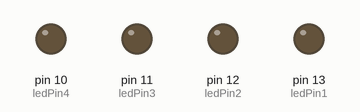
Recording of a sketch running on a simulated Arduino Uno, built with avr-gcc and run on an emulated ATmega328P. Shown: output pins drawn as LEDs (lit = HIGH). What the sketch prints to the serial monitor is not drawn.

Above: at 0.05 s.
At 0.75 s:
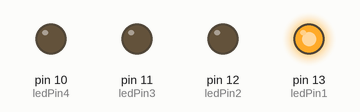
At 1.46 s:
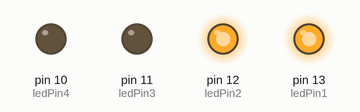
At 2.17 s:
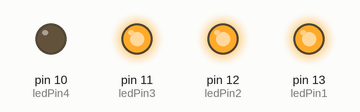
At 2.86 s:
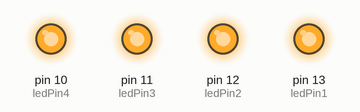
Timing chart, 0 to 3.2 s (numbered marks = the images above):
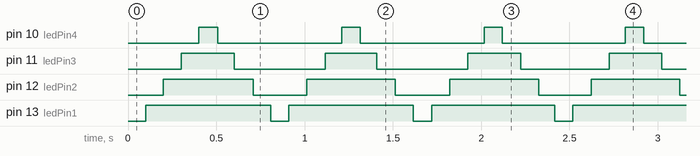

The sketch:

millisCounter.ino
```cpp
/*
 Nick Tasche
 1.5.2017
 This program lights a set of LEDs in sequence and then switches them off in reverse order.

 I took my original millis() example from here:
 http://www.arduino.cc/en/Tutorial/BlinkWithoutDelay
 */

// the number of the LED pin
const byte ledPin1 =  13;
const byte ledPin2 =  12;
const byte ledPin3 =  11;
const byte ledPin4 =  10;

// ledState used to set the LED
int ledState1 = LOW;
int ledState2 = LOW;
int ledState3 = LOW;
int ledState4 = LOW;


// will store last time LED was updated
unsigned long previousMillis1 = 0;

// interval at which to blink (milliseconds) 1.25 hz = 800
const long interval1 = 100;
const long interval2 = 200;
const long interval3 = 300;
const long interval4 = 400;
const long interval5 = 500;
const long interval6 = 600;
const long interval7 = 700;
const long interval8 = 800;

void setup() {
  // set the digital pin as output:
  pinMode(ledPin1, OUTPUT);
  pinMode(ledPin2, OUTPUT);
  pinMode(ledPin3, OUTPUT);
  pinMode(ledPin4, OUTPUT);
  Serial.begin(9600);
}

void loop() {
  // create and set variable to millisecond counter
  unsigned long currentMillis = millis();

  // On/Off LED 1. Also updates previousMillis for end of cycle.
  if (currentMillis - previousMillis1 >= interval1){

    if (currentMillis - previousMillis1 <= interval8){
        ledState1 = HIGH;
    }

    if (currentMillis - previousMillis1 >=interval8){
        ledState1 = LOW;
        previousMillis1 = currentMillis;
    }
  }

  // On/Off LED 2
  if (currentMillis - previousMillis1 >= interval2){

    if (currentMillis - previousMillis1 <= interval7){
    ledState2 = HIGH;
    }

    if (currentMillis - previousMillis1 >= interval7){
    ledState2 = LOW;
    }
  }

  // On/Off LED 3
  if (currentMillis - previousMillis1 >= interval3){

    if(currentMillis - previousMillis1 <= interval6){
    ledState3 = HIGH;
    }

    if (currentMillis - previousMillis1 >= interval6){
    ledState3 = LOW;
    }
  }

    // On/Off LED 4
  if (currentMillis - previousMillis1 >= interval4){

    if(currentMillis - previousMillis1 <= interval5){
    ledState4 = HIGH;
    }

    if (currentMillis - previousMillis1 >= interval5){
    ledState4 = LOW;
    }
  }

  // set the LED with the ledState of the variable:
  digitalWrite(ledPin1, ledState1);
  digitalWrite(ledPin2, ledState2);
  digitalWrite(ledPin3, ledState3);
  digitalWrite(ledPin4, ledState4);

  // prints variables for On/Off conditions
  Serial.println(previousMillis1);
  Serial.println(currentMillis-previousMillis1);

}
```

Measured:
- by itself, pin 10 (ledPin4): alternates HIGH for 0.10 s and LOW for 0.70 s
- by itself, pin 11 (ledPin3): alternates HIGH for 0.30 s and LOW for 0.50 s
- by itself, pin 12 (ledPin2): alternates HIGH for 0.50 s and LOW for 0.30 s
- by itself, pin 13 (ledPin1): alternates HIGH for 0.70 s and LOW for 0.10 s
